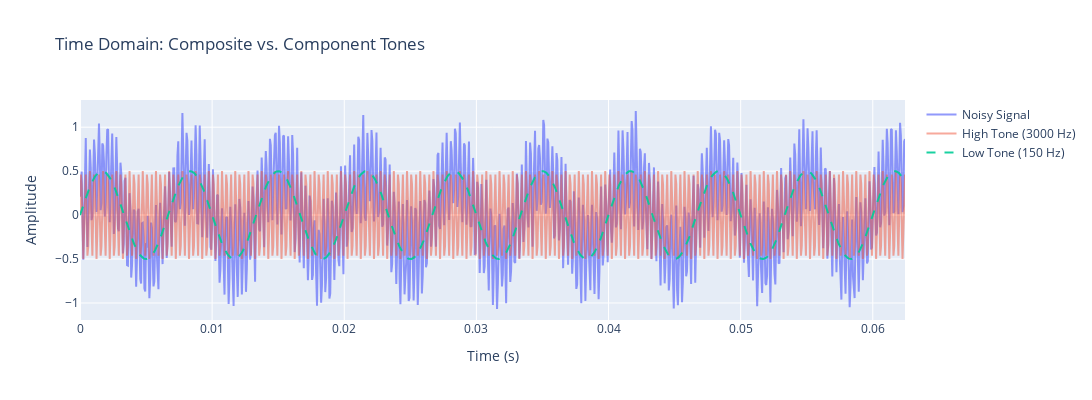

Write notebook code for a chart like this one.
### Code cell
# Minimal, interactive time‑domain view of our signal components
# Why: See how the noisy composite waveform relates to its two tones.
# How: Use Plotly for hover/zoom/legend toggling with the least code.

import plotly.graph_objects as go  # Interactive plotting (already imported above in the notebook)

# 1) Pick a short time window so the plot is responsive and features are clear.
# At 16 kHz, 1000 samples ≈ 0.0625 seconds.
N = 1000

# 2) Build an interactive line plot with three traces:
#    - Noisy Signal: what you would "record" (tone_low + tone_high + noise)
#    - High Tone (3000 Hz): fast oscillations
#    - Underlying Low Tone (150 Hz): slow oscillations (dashed for contrast)
fig = go.Figure([
    go.Scatter(x=t[:N], y=noisy_audio[:N], name='Noisy Signal', opacity=0.7),
    go.Scatter(x=t[:N], y=tone_high[:N], name='High Tone (3000 Hz)', opacity=0.5),
    go.Scatter(x=t[:N], y=tone_low[:N], name='Low Tone (150 Hz)', line=dict(dash='dash'), opacity=0.9)
])

# 3) Tidy layout. Tip: Use the legend to hide/show components as you inspect.
fig.update_layout(
    title='Time Domain: Composite vs. Component Tones',
    xaxis_title='Time (s)',
    yaxis_title='Amplitude',
    width=1400,
    height=400,
    hovermode='x unified'  # One unified tooltip across traces at a given time
)

# Try this: Click a legend item to toggle visibility. Drag to zoom.
fig.show()

### Figure 1 — Plotly figure (JSON) as saved in the notebook; plotly's stock layout.template omitted (floating-point values rounded to 4 significant figures; data arrays with more than 128 entries replaced by an {"elided": "..."} marker saying what was removed)
{"data": [{"name": "Noisy Signal", "opacity": 0.7, "type": "scatter", "x": {"elided": "1000 float values"}, "y": {"elided": "1000 float values"}}, {"name": "High Tone (3000 Hz)", "opacity": 0.5, "type": "scatter", "x": {"elided": "1000 float values"}, "y": {"elided": "1000 float values"}}, {"line": {"dash": "dash"}, "name": "Low Tone (150 Hz)", "opacity": 0.9, "type": "scatter", "x": {"elided": "1000 float values"}, "y": {"elided": "1000 float values"}}], "layout": {"height": 400, "hovermode": "x unified", "title": {"text": "Time Domain: Composite vs. Component Tones"}, "width": 1400, "xaxis": {"title": {"text": "Time (s)"}}, "yaxis": {"title": {"text": "Amplitude"}}}}
